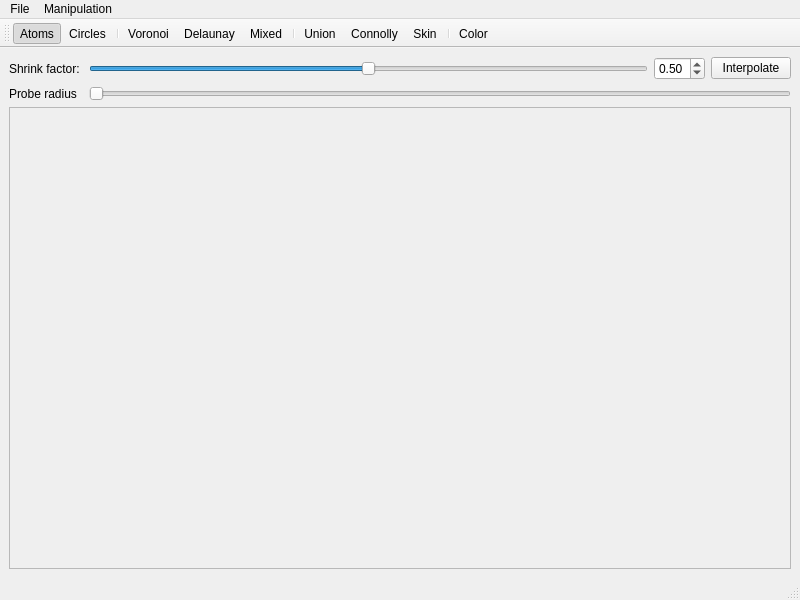
<?xml version="1.0" encoding="UTF-8"?>
<ui version="4.0">
 <class>MainWindow</class>
 <widget class="QMainWindow" name="MainWindow">
  <property name="geometry">
   <rect>
    <x>0</x>
    <y>0</y>
    <width>800</width>
    <height>600</height>
   </rect>
  </property>
  <property name="windowTitle">
   <string>MainWindow</string>
  </property>
  <widget class="QWidget" name="main_widget">
   <layout class="QVBoxLayout" name="verticalLayout_3">
    <item>
     <layout class="QFormLayout" name="formLayout">
      <item row="0" column="0">
       <widget class="QLabel" name="label">
        <property name="text">
         <string>Shrink factor: </string>
        </property>
       </widget>
      </item>
      <item row="0" column="1">
       <layout class="QHBoxLayout" name="horizontalLayout">
        <property name="sizeConstraint">
         <enum>QLayout::SetDefaultConstraint</enum>
        </property>
        <item>
         <widget class="QSlider" name="shrink_factor_slider">
          <property name="maximum">
           <number>100</number>
          </property>
          <property name="value">
           <number>50</number>
          </property>
          <property name="orientation">
           <enum>Qt::Horizontal</enum>
          </property>
         </widget>
        </item>
        <item>
         <widget class="QDoubleSpinBox" name="shrink_factor_spinbox">
          <property name="minimum">
           <double>0.000000000000000</double>
          </property>
          <property name="maximum">
           <double>1.000000000000000</double>
          </property>
          <property name="singleStep">
           <double>0.100000000000000</double>
          </property>
          <property name="value">
           <double>0.500000000000000</double>
          </property>
         </widget>
        </item>
        <item>
         <widget class="QPushButton" name="multiply_with_shrink_button">
          <property name="text">
           <string>Interpolate</string>
          </property>
          <property name="checkable">
           <bool>true</bool>
          </property>
         </widget>
        </item>
       </layout>
      </item>
      <item row="1" column="0">
       <widget class="QLabel" name="label_2">
        <property name="text">
         <string>Probe radius</string>
        </property>
       </widget>
      </item>
      <item row="1" column="1">
       <widget class="QSlider" name="probe_radius_slider">
        <property name="maximum">
         <number>250</number>
        </property>
        <property name="orientation">
         <enum>Qt::Horizontal</enum>
        </property>
       </widget>
      </item>
     </layout>
    </item>
    <item>
     <widget class="QFrame" name="frame">
      <property name="frameShape">
       <enum>QFrame::StyledPanel</enum>
      </property>
      <property name="frameShadow">
       <enum>QFrame::Raised</enum>
      </property>
      <layout class="QHBoxLayout" name="horizontalLayout_2">
       <property name="spacing">
        <number>0</number>
       </property>
       <property name="sizeConstraint">
        <enum>QLayout::SetMinAndMaxSize</enum>
       </property>
       <property name="margin">
        <number>0</number>
       </property>
       <item>
        <spacer name="verticalSpacer">
         <property name="orientation">
          <enum>Qt::Vertical</enum>
         </property>
         <property name="sizeHint" stdset="0">
          <size>
           <width>20</width>
           <height>40</height>
          </size>
         </property>
        </spacer>
       </item>
       <item>
        <widget class="MainView" name="main_view" native="true"/>
       </item>
      </layout>
     </widget>
    </item>
   </layout>
  </widget>
  <widget class="QMenuBar" name="menubar">
   <property name="geometry">
    <rect>
     <x>0</x>
     <y>0</y>
     <width>800</width>
     <height>25</height>
    </rect>
   </property>
   <widget class="QMenu" name="menuFile">
    <property name="title">
     <string>File</string>
    </property>
    <addaction name="action_New"/>
    <addaction name="action_Open"/>
    <addaction name="action_Save"/>
    <addaction name="separator"/>
    <addaction name="action_Print"/>
    <addaction name="separator"/>
    <addaction name="action_Quit"/>
   </widget>
   <widget class="QMenu" name="menuManipulation">
    <property name="title">
     <string>Manipulation</string>
    </property>
    <addaction name="actionShow_statistics"/>
    <addaction name="actionSubdivide_skin_surface"/>
    <addaction name="actionColor_skin_surface"/>
   </widget>
   <addaction name="menuFile"/>
   <addaction name="menuManipulation"/>
  </widget>
  <widget class="QStatusBar" name="statusbar"/>
  <widget class="QToolBar" name="display_toolbar">
   <property name="enabled">
    <bool>true</bool>
   </property>
   <property name="sizePolicy">
    <sizepolicy hsizetype="Preferred" vsizetype="Fixed">
     <horstretch>0</horstretch>
     <verstretch>0</verstretch>
    </sizepolicy>
   </property>
   <property name="windowTitle">
    <string>toolBar</string>
   </property>
   <attribute name="toolBarArea">
    <enum>TopToolBarArea</enum>
   </attribute>
   <attribute name="toolBarBreak">
    <bool>false</bool>
   </attribute>
   <addaction name="actionShow_atoms"/>
   <addaction name="actionShow_circles"/>
   <addaction name="separator"/>
   <addaction name="actionShow_Voronoi"/>
   <addaction name="actionShow_Delaunay"/>
   <addaction name="actionShow_mixed_complex"/>
   <addaction name="separator"/>
   <addaction name="actionShow_union"/>
   <addaction name="actionShow_Connolly"/>
   <addaction name="actionShow_skin_curve"/>
   <addaction name="separator"/>
   <addaction name="actionColor_skin_curve"/>
  </widget>
  <action name="action_Quit">
   <property name="text">
    <string>&amp;Quit</string>
   </property>
   <property name="shortcut">
    <string>Ctrl+Q</string>
   </property>
  </action>
  <action name="action_Open">
   <property name="text">
    <string>&amp;Open</string>
   </property>
   <property name="shortcut">
    <string>Ctrl+O</string>
   </property>
  </action>
  <action name="action_New">
   <property name="text">
    <string>&amp;New</string>
   </property>
   <property name="shortcut">
    <string>Ctrl+N</string>
   </property>
  </action>
  <action name="action_Print">
   <property name="text">
    <string>&amp;Print</string>
   </property>
   <property name="shortcut">
    <string>Ctrl+P</string>
   </property>
  </action>
  <action name="actionShow_atoms">
   <property name="checkable">
    <bool>true</bool>
   </property>
   <property name="checked">
    <bool>true</bool>
   </property>
   <property name="text">
    <string>Atoms</string>
   </property>
   <property name="toolTip">
    <string>Show vertices</string>
   </property>
   <property name="shortcut">
    <string>Alt+B</string>
   </property>
  </action>
  <action name="actionShow_skin_curve">
   <property name="checkable">
    <bool>true</bool>
   </property>
   <property name="checked">
    <bool>false</bool>
   </property>
   <property name="text">
    <string>Skin</string>
   </property>
   <property name="shortcut">
    <string>Alt+S</string>
   </property>
  </action>
  <action name="actionSubdivide_skin_surface">
   <property name="text">
    <string>Subdivide skin surface</string>
   </property>
   <property name="toolTip">
    <string>Subdivide skin surface</string>
   </property>
   <property name="shortcut">
    <string>Alt+D</string>
   </property>
  </action>
  <action name="actionShow_statistics">
   <property name="text">
    <string>Show statistics</string>
   </property>
   <property name="shortcut">
    <string>Ctrl+I</string>
   </property>
  </action>
  <action name="actionColor_skin_surface">
   <property name="checkable">
    <bool>true</bool>
   </property>
   <property name="text">
    <string>Color skin surface</string>
   </property>
   <property name="shortcut">
    <string>Alt+C</string>
   </property>
  </action>
  <action name="actionShow_Voronoi">
   <property name="checkable">
    <bool>true</bool>
   </property>
   <property name="checked">
    <bool>false</bool>
   </property>
   <property name="enabled">
    <bool>true</bool>
   </property>
   <property name="text">
    <string>Voronoi</string>
   </property>
  </action>
  <action name="actionShow_Delaunay">
   <property name="checkable">
    <bool>true</bool>
   </property>
   <property name="checked">
    <bool>false</bool>
   </property>
   <property name="text">
    <string>Delaunay</string>
   </property>
  </action>
  <action name="actionShow_union">
   <property name="checkable">
    <bool>true</bool>
   </property>
   <property name="checked">
    <bool>false</bool>
   </property>
   <property name="text">
    <string>Union</string>
   </property>
  </action>
  <action name="actionShow_mixed_complex">
   <property name="checkable">
    <bool>true</bool>
   </property>
   <property name="text">
    <string>Mixed</string>
   </property>
  </action>
  <action name="actionShow_circles">
   <property name="checkable">
    <bool>true</bool>
   </property>
   <property name="text">
    <string>Circles</string>
   </property>
  </action>
  <action name="actionColor_skin_curve">
   <property name="checkable">
    <bool>true</bool>
   </property>
   <property name="text">
    <string>Color</string>
   </property>
  </action>
  <action name="actionShow_Connolly">
   <property name="checkable">
    <bool>true</bool>
   </property>
   <property name="text">
    <string>Connolly</string>
   </property>
  </action>
  <action name="action_Save">
   <property name="text">
    <string>Save</string>
   </property>
   <property name="shortcut">
    <string>Ctrl+S</string>
   </property>
  </action>
 </widget>
 <customwidgets>
  <customwidget>
   <class>MainView</class>
   <extends>QWidget</extends>
   <header location="global">view/main_view.h</header>
   <container>1</container>
  </customwidget>
 </customwidgets>
 <resources>
  <include location="resource.qrc"/>
 </resources>
 <connections>
  <connection>
   <sender>action_Quit</sender>
   <signal>triggered()</signal>
   <receiver>MainWindow</receiver>
   <slot>close()</slot>
   <hints>
    <hint type="sourcelabel">
     <x>-1</x>
     <y>-1</y>
    </hint>
    <hint type="destinationlabel">
     <x>399</x>
     <y>299</y>
    </hint>
   </hints>
  </connection>
 </connections>
</ui>
